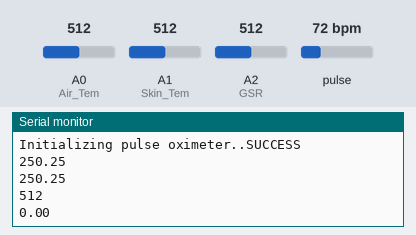
Simulated run of this sketch. Board: Arduino Uno, built with avr-gcc and run on an emulated ATmega328P. Parts: the last lines printed to the serial monitor. The inputs (shaded band) are chosen by the test bench; at power-on: pulse 72 bpm, A0 (Air_Tem) = 512, A2 (GSR) = 512, A1 (Skin_Tem) = 512.

Above: at 1.2 s.
1.3 s: pulse set to 42 bpm
2.8 s: A0 (Air_Tem) set to 716
At 4.2 s:
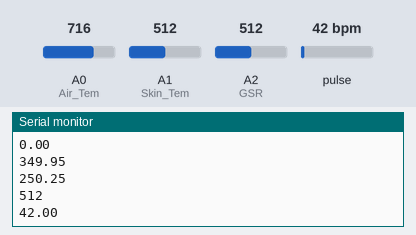
4.3 s: A2 (GSR) set to 716
At 5.6 s:
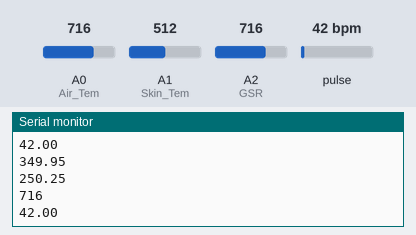
5.8 s: A1 (Skin_Tem) set to 306
At 6.8 s:
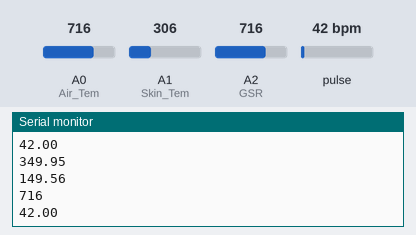
7.3 s: pulse set to 70 bpm
At 8.6 s:
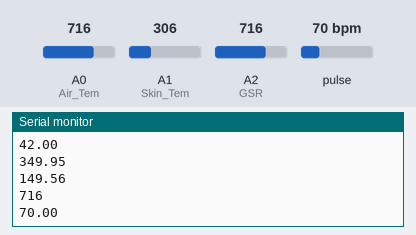
8.8 s: A0 (Air_Tem) set to 992
Timing chart, 0 to 11.3 s (numbered marks = the images above; inputs shaded):
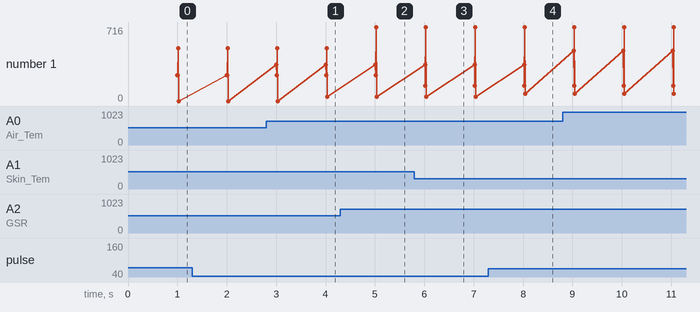

Measured:
- after the input at 2.8 s, the serial monitor: prints a new line after 0.21 s (image 1)
- after the input at 4.3 s, the serial monitor: prints a new line after 0.73 s (image 2)
- after the input at 5.8 s, the serial monitor: prints a new line after 0.22 s (image 3)
- after the input at 7.3 s, the serial monitor: prints a new line after 0.74 s (image 4)
- plotted number 1: 42 → 70 after the input at 7.3 s

The sketch:

signal_monitring.ino
```cpp
#include <Wire.h>
#include "MAX30100_PulseOximeter.h"

#define Air_Tem A0
#define Skin_Tem A1
#define GSR A2

#define REPORTING_PERIOD_MS     1000

int a0 = 0;
int a1 = 0;
int gsr = 0;
float air_temp = 0;
float skin_temp = 0;

PulseOximeter pox;

uint32_t tsLastReport = 0;

void setup()
{
    Serial.begin(9600);

    Serial.print("Initializing pulse oximeter..");

    if (!pox.begin()) {
        Serial.println("FAILED");
        for(;;);
    } else {
        Serial.println("SUCCESS");
    }
}

void loop()
{
    // Make sure to call update as fast as possible
    pox.update();

    a0 = analogRead(Air_Tem);
    air_temp = a0*0.48876;
    a1 = analogRead(Skin_Tem);
    skin_temp = a1*0.48876;
    gsr = analogRead(GSR);

    // Asynchronously dump heart rate and oxidation levels to the serial
    // For both, a value of 0 means "invalid"
    if (millis() - tsLastReport > REPORTING_PERIOD_MS) {
        Serial.println(air_temp);
        Serial.println(skin_temp);
        Serial.println(gsr);
        Serial.println(pox.getHeartRate());

        tsLastReport = millis();
    }

    //a0 = analogRead(Air_Tem);
    //air_temp = a0*0.48876;
    //a1 = analogRead(Skin_Tem);
    //skin_temp = a1*0.48876;
    //Serial.println(air_temp);
    //Serial.println(skin_temp);
    //delay(1000);
}
```
